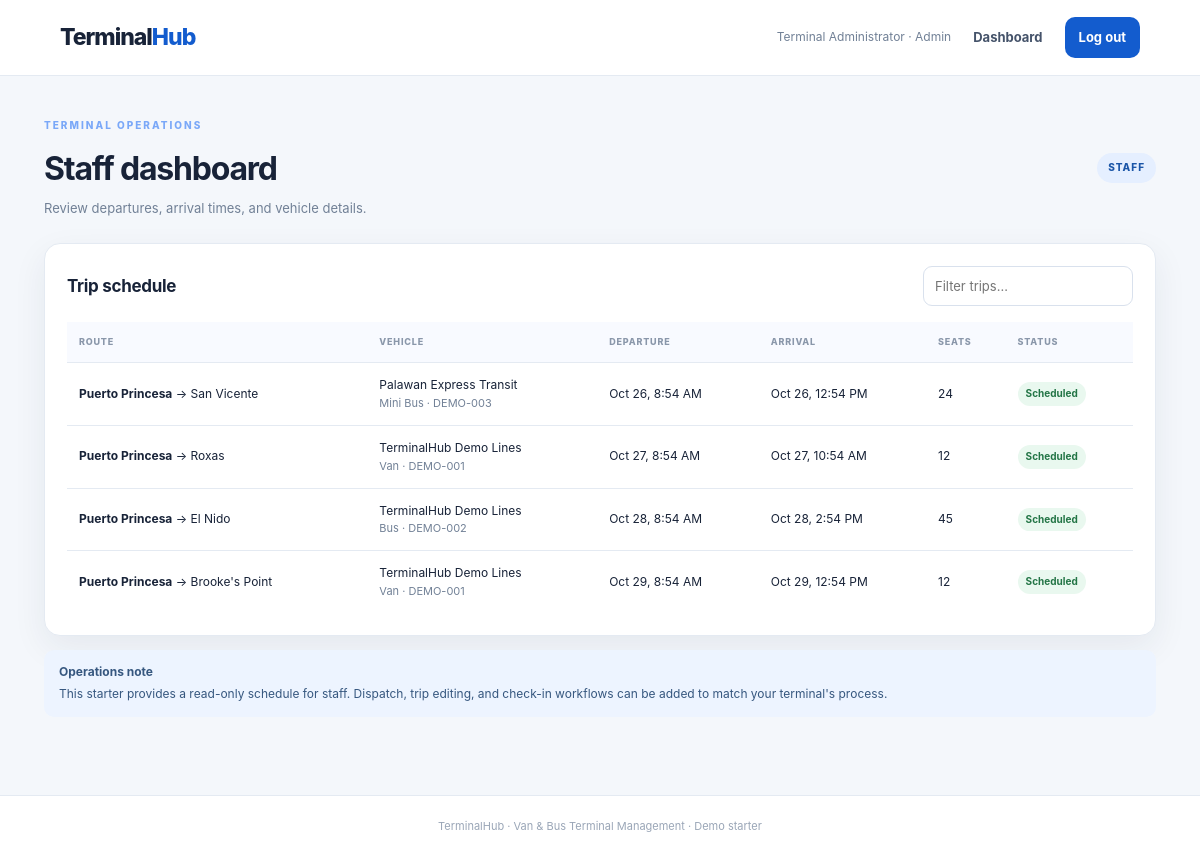
Screenshot of /TerminalHub_Van_Bus/staff/index.php (signed in) with the database file from the repository.
### tables this page shows
CREATE TABLE trips (
  id INT UNSIGNED AUTO_INCREMENT PRIMARY KEY,
  route_id INT UNSIGNED NOT NULL,
  vehicle_id INT UNSIGNED NOT NULL,
  departure_time DATETIME NOT NULL,
  arrival_time DATETIME NOT NULL,
  fare DECIMAL(10,2) NOT NULL DEFAULT 0,
  seats_available SMALLINT UNSIGNED NOT NULL DEFAULT 0,
  status ENUM('scheduled','boarding','departed','completed','cancelled') NOT NULL DEFAULT 'scheduled',
  created_at TIMESTAMP NOT NULL DEFAULT CURRENT_TIMESTAMP,
  CONSTRAINT fk_trip_route FOREIGN KEY (route_id) REFERENCES routes(id),
  CONSTRAINT fk_trip_vehicle FOREIGN KEY (vehicle_id) REFERENCES vehicles(id),
  INDEX idx_trip_departure (departure_time,status)
);

CREATE TABLE routes (
  id INT UNSIGNED AUTO_INCREMENT PRIMARY KEY,
  origin VARCHAR(120) NOT NULL,
  destination VARCHAR(120) NOT NULL,
  estimated_minutes SMALLINT UNSIGNED NOT NULL DEFAULT 60,
  created_at TIMESTAMP NOT NULL DEFAULT CURRENT_TIMESTAMP,
  UNIQUE KEY unique_route (origin,destination)
);

CREATE TABLE vehicles (
  id INT UNSIGNED AUTO_INCREMENT PRIMARY KEY,
  operator_name VARCHAR(120) NOT NULL,
  vehicle_type ENUM('Van','Bus','Mini Bus') NOT NULL,
  plate_number VARCHAR(30) NOT NULL UNIQUE,
  capacity SMALLINT UNSIGNED NOT NULL,
  created_at TIMESTAMP NOT NULL DEFAULT CURRENT_TIMESTAMP
);

### TerminalHub_Van_Bus/config.php (called while the page is built, shortened)
<?php
function db(): PDO {
    $dsn = 'mysql:host=' . DB_HOST . ';dbname=' . DB_NAME . ';charset=utf8mb4';
    $pdo = new PDO($dsn, DB_USER, DB_PASS, [
        PDO::ATTR_ERRMODE => PDO::ERRMODE_EXCEPTION,
        PDO::ATTR_DEFAULT_FETCH_MODE => PDO::FETCH_ASSOC,
        PDO::ATTR_EMULATE_PREPARES => false,
    ]);
    return $pdo;
}
function e(?string $value): string {
    return htmlspecialchars($value ?? '', ENT_QUOTES | ENT_SUBSTITUTE, 'UTF-8');
}

### TerminalHub_Van_Bus/staff/index.php (the view, shortened to what this page needs)
<?php
try {
  $stmt = db()->query('SELECT t.id,t.departure_time,t.arrival_time,t.fare,t.seats_available,t.status,r.origin,r.destination,v.operator_name,v.vehicle_type,v.plate_number FROM trips t JOIN routes r ON r.id=t.route_id JOIN vehicles v ON v.id=t.vehicle_id ORDER BY t.departure_time LIMIT 50');
  $trips = $stmt->fetchAll();
} catch (PDOException $ex) { $trips = []; $error = 'Database tables are not ready. Import database/terminalhub.sql.'; }
require __DIR__ . '/../includes/header.php';
?>
<div class="page-heading"><div><div class="eyebrow">TERMINAL OPERATIONS</div><h1>Staff dashboard</h1><p class="muted">Review departures, arrival times, and vehicle details.</p></div><span class="role-pill">STAFF</span></div>
<section class="panel"><div class="panel-head"><h2>Trip schedule</h2><input id="tableSearch" class="search-input" placeholder="Filter trips…" aria-label="Filter trips"></div>
<?php if ($trips): ?><div class="table-wrap"><table id="filterTable"><thead><tr><th>Route</th><th>Vehicle</th><th>Departure</th><th>Arrival</th><th>Seats</th><th>Status</th></tr></thead><tbody>
<?php foreach ($trips as $t): ?><tr><td><strong><?= e($t['origin']) ?></strong> → <?= e($t['destination']) ?></td><td><?= e($t['operator_name']) ?><div class="muted small"><?= e($t['vehicle_type']) ?> · <?= e($t['plate_number']) ?></div></td><td><?= e(date('M j, g:i A', strtotime($t['departure_time']))) ?></td><td><?= e(date('M j, g:i A', strtotime($t['arrival_time']))) ?></td><td><?= (int)$t['seats_available'] ?></td><td><span class="status"><?= e(ucfirst($t['status'])) ?></span></td></tr><?php endforeach; ?>
</tbody></table></div><?php else: ?><p class="empty">No scheduled trips found.</p><?php endif; ?></section>
<section class="notice"><strong>Operations note</strong><p>This starter provides a read-only schedule for staff. Dispatch, trip editing, and check-in workflows can be added to match your terminal's process.</p></section>
<?php require __DIR__ . '/../includes/footer.php'; ?>

### TerminalHub_Van_Bus/assets/css/style.css (style rules this page uses)
:root { --bg:#f4f7fb;--surface:#fff;--ink:#182338;--muted:#718096;--line:#e4eaf2;--primary:#135cce;--primary-dark:#0d4195;--mint:#dcfce7;--shadow:0 12px 34px rgba(22,42,75,.07) }
* { box-sizing:border-box }
body { margin:0;background:var(--bg);color:var(--ink);font-family:Inter,ui-sans-serif,system-ui,-apple-system,"Segoe UI",sans-serif;font-size:15px;line-height:1.55 }
.eyebrow { font-size:10px;font-weight:850;letter-spacing:2px;color:#7aa8f8;margin-bottom:10px }
.feature,.panel,.stat-card,.trip-card,.auth-card { background:var(--surface);border:1px solid var(--line);border-radius:16px;box-shadow:var(--shadow) }
.feature p,.muted { color:var(--muted) }
.page-heading { display:flex;justify-content:space-between;align-items:center;gap:16px;margin:0 0 25px }
.page-heading h1,.auth-card h1 { margin:0;font-size:32px;letter-spacing:-1.2px }
.page-heading p { margin:5px 0 0;font-size:13px }
.role-pill { background:#e5efff;color:#1b56a8;padding:7px 11px;border-radius:99px;font-size:10px;font-weight:850;letter-spacing:1px }
.panel { margin-top:20px;padding:22px }
.panel-head { display:flex;align-items:center;justify-content:space-between;gap:14px;margin-bottom:16px }
.panel h2 { font-size:17px;margin:0;letter-spacing:-.3px }
.table-wrap { overflow:auto }
table { border-collapse:collapse;width:100%;font-size:12px;white-space:nowrap }
th { text-align:left;text-transform:uppercase;letter-spacing:.8px;font-size:9px;color:#8a97aa;font-weight:800;background:#f8faff }
td,th { padding:13px 12px;border-bottom:1px solid var(--line) }
tbody tr:last-child td { border-bottom:0 }
.small { font-size:11px }
.status { display:inline-block;border-radius:99px;background:#e9f8ef;color:#237546;padding:4px 8px;font-size:10px;font-weight:750;text-transform:capitalize }
input,select { width:100%;border:1px solid #d9e1ed;border-radius:9px;padding:12px;background:#fff;color:var(--ink);font:inherit;font-size:13px;outline:none }
.alert,.success,.notice { padding:13px 15px;border-radius:10px;font-size:12px;margin:14px 0 }
.notice { background:#edf4ff;color:#36577f }
.notice p { margin:4px 0 0 }
.search-input { max-width:210px;padding:9px 11px }

### rows the page displays
trips: route.origin "Puerto Princesa", route.destination "San Vicente", vehicle.operator_name "Palawan Express Transit", vehicle.vehicle_type "Mini Bus", vehicle.plate_number "DEMO-003", departure_time "Oct 26, 8:54 AM", arrival_time "Oct 26, 12:54 PM", seats_available "24", status "Scheduled"
trips: route.origin "Puerto Princesa", route.destination "Roxas", vehicle.operator_name "TerminalHub Demo Lines", vehicle.vehicle_type "Van", vehicle.plate_number "DEMO-001", departure_time "Oct 27, 8:54 AM", arrival_time "Oct 27, 10:54 AM", seats_available "12", status "Scheduled"
trips: route.origin "Puerto Princesa", route.destination "El Nido", vehicle.operator_name "TerminalHub Demo Lines", vehicle.vehicle_type "Bus", vehicle.plate_number "DEMO-002", departure_time "Oct 28, 8:54 AM", arrival_time "Oct 28, 2:54 PM", seats_available "45", status "Scheduled"
trips: route.origin "Puerto Princesa", route.destination "Brooke's Point", vehicle.operator_name "TerminalHub Demo Lines", vehicle.vehicle_type "Van", vehicle.plate_number "DEMO-001", departure_time "Oct 29, 8:54 AM", arrival_time "Oct 29, 12:54 PM", seats_available "12", status "Scheduled"

### other values shown
$user['full_name'] "Terminal Administrator"
$user['role'] "Admin"
